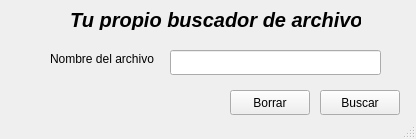
<?xml version="1.0" encoding="UTF-8"?>
<ui version="4.0">
 <class>Buscardor</class>
 <widget class="QMainWindow" name="Buscardor">
  <property name="geometry">
   <rect>
    <x>0</x>
    <y>0</y>
    <width>416</width>
    <height>139</height>
   </rect>
  </property>
  <property name="minimumSize">
   <size>
    <width>416</width>
    <height>139</height>
   </size>
  </property>
  <property name="maximumSize">
   <size>
    <width>416</width>
    <height>139</height>
   </size>
  </property>
  <property name="windowTitle">
   <string>MainWindow</string>
  </property>
  <widget class="QWidget" name="centralwidget">
   <widget class="QLabel" name="label">
    <property name="geometry">
     <rect>
      <x>70</x>
      <y>10</y>
      <width>291</width>
      <height>20</height>
     </rect>
    </property>
    <property name="font">
     <font>
      <pointsize>15</pointsize>
      <weight>75</weight>
      <italic>true</italic>
      <bold>true</bold>
     </font>
    </property>
    <property name="text">
     <string>Tu propio buscador de archivos</string>
    </property>
   </widget>
   <widget class="QLineEdit" name="lblNombre">
    <property name="geometry">
     <rect>
      <x>170</x>
      <y>50</y>
      <width>211</width>
      <height>25</height>
     </rect>
    </property>
   </widget>
   <widget class="QLabel" name="label_2">
    <property name="geometry">
     <rect>
      <x>50</x>
      <y>50</y>
      <width>111</width>
      <height>17</height>
     </rect>
    </property>
    <property name="text">
     <string>Nombre del archivo</string>
    </property>
   </widget>
   <widget class="QPushButton" name="pushButton">
    <property name="geometry">
     <rect>
      <x>320</x>
      <y>90</y>
      <width>80</width>
      <height>25</height>
     </rect>
    </property>
    <property name="text">
     <string>Buscar</string>
    </property>
   </widget>
   <widget class="QPushButton" name="pushButton_2">
    <property name="geometry">
     <rect>
      <x>230</x>
      <y>90</y>
      <width>80</width>
      <height>25</height>
     </rect>
    </property>
    <property name="text">
     <string>Borrar</string>
    </property>
   </widget>
  </widget>
  <widget class="QStatusBar" name="statusbar"/>
 </widget>
 <resources/>
 <connections>
  <connection>
   <sender>pushButton</sender>
   <signal>clicked()</signal>
   <receiver>Buscardor</receiver>
   <slot>buscar()</slot>
   <hints>
    <hint type="sourcelabel">
     <x>350</x>
     <y>96</y>
    </hint>
    <hint type="destinationlabel">
     <x>405</x>
     <y>69</y>
    </hint>
   </hints>
  </connection>
  <connection>
   <sender>pushButton_2</sender>
   <signal>clicked()</signal>
   <receiver>Buscardor</receiver>
   <slot>borrar()</slot>
   <hints>
    <hint type="sourcelabel">
     <x>274</x>
     <y>98</y>
    </hint>
    <hint type="destinationlabel">
     <x>178</x>
     <y>95</y>
    </hint>
   </hints>
  </connection>
 </connections>
 <slots>
  <slot>buscar()</slot>
  <slot>borrar()</slot>
 </slots>
</ui>
